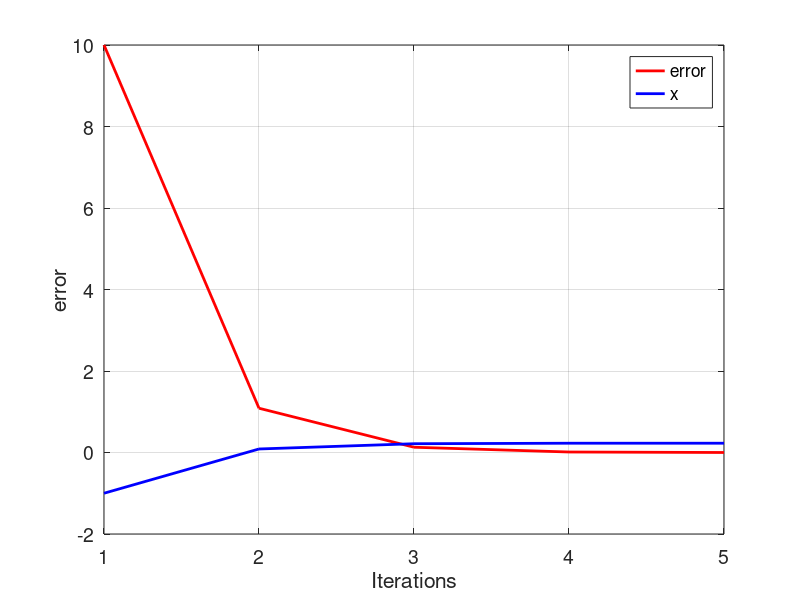

The MATLAB source for this figure:
ini_val=-1
i=1
e(i)=10
x1=-1

while(e(i)>0.001)
        if(i ==1)
        x(i)=ini_val
    end
 
     
    fx= sin(x(i))+cos(x(i))-1.2
    fpx=cos(x(i)) - sin(x(i)) 
    
     x(i+1)= (x(i))-(fx / fpx)
    i= i+1;
 e(i)=abs(x(i-1)-x(i));
    
    if(e(i) > 50);
        break;end
end
tamanio = size(e);
ite = 1:1:tamanio(2);
figure('DefaultAxesFontsize', 14)
set (gcf , 'color', 'white');
plot(ite,e,'color',[1 0 0], 'LineWidth',2)
grid on
hold on
plot(ite,x,'color',[0 0 1], 'LineWidth',2)
xlabel('Iterations')
ylabel('error')
legend ('error','x')
